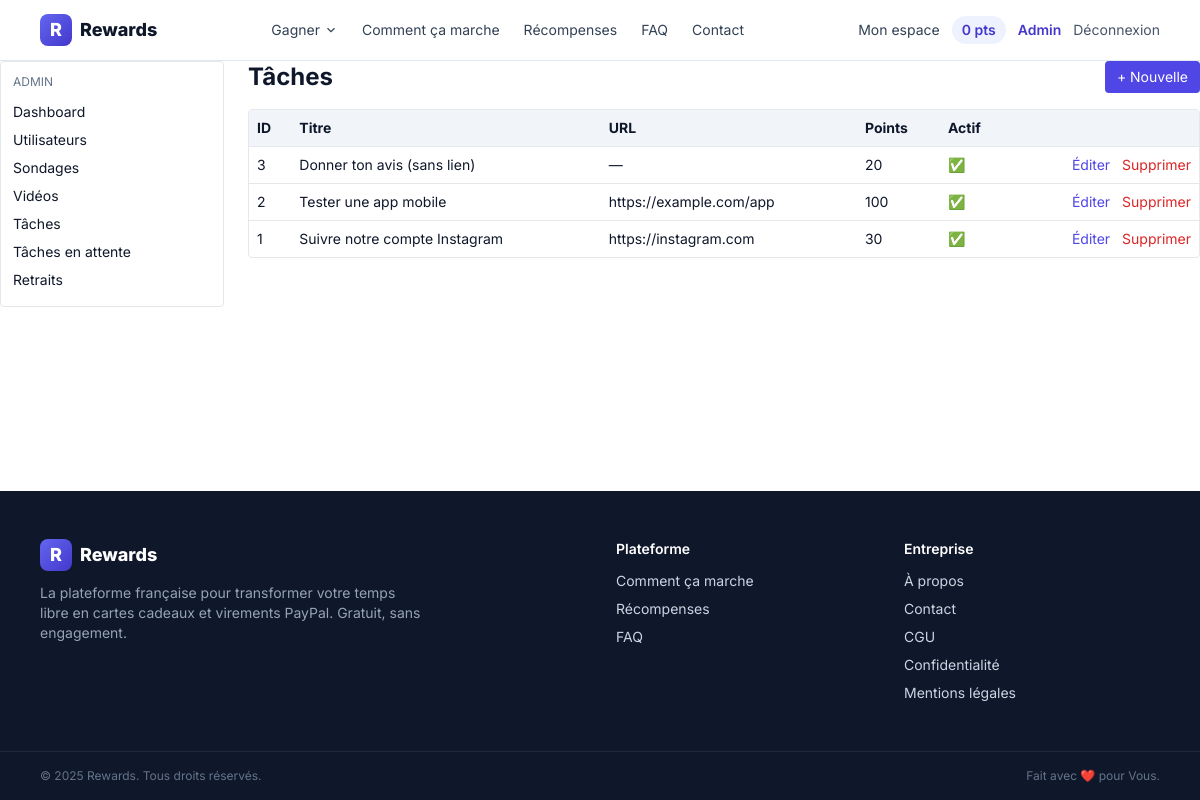
The app's page /admin/tasks (signed in) with its own data.
### models.py (models this page shows, shortened)
class User(UserMixin, db.Model):
    __tablename__ = "users"
    id = db.Column(db.Integer, primary_key=True)
    email = db.Column(db.String(255), unique=True, nullable=False, index=True)
    password_hash = db.Column(db.String(255), nullable=False)
    points_balance = db.Column(db.Integer, default=0, nullable=False)
    referral_code = db.Column(db.String(16), unique=True, default=_gen_referral_code, nullable=False)
    referred_by_id = db.Column(db.Integer, db.ForeignKey("users.id"), nullable=True)
    paypal_email = db.Column(db.String(255), nullable=True)
    is_admin = db.Column(db.Boolean, default=False, nullable=False)
    created_at = db.Column(db.DateTime, default=datetime.utcnow, nullable=False)
    transactions = db.relationship("PointTransaction", backref="user", lazy="dynamic")
    completions = db.relationship("Completion", backref="user", lazy="dynamic")
    withdrawals = db.relationship("Withdrawal", backref="user", lazy="dynamic")

class Task(db.Model):
    __tablename__ = "tasks"
    id = db.Column(db.Integer, primary_key=True)
    title = db.Column(db.String(255), nullable=False)
    description = db.Column(db.Text, nullable=False)
    action_url = db.Column(db.String(500), nullable=True)
    points_reward = db.Column(db.Integer, nullable=False, default=30)
    active = db.Column(db.Boolean, default=True, nullable=False)

### admin/routes.py (the view)
@admin_bp.route("/tasks")
@admin_required
def tasks_list():
    tasks = Task.query.order_by(Task.id.desc()).all()
    return render_template("admin/tasks_list.html", tasks=tasks)

### admin/routes.py (called while the page is built)
def admin_required(view):
    @wraps(view)
    @login_required
    def wrapper(*args, **kwargs):
        if not getattr(current_user, "is_admin", False):
            abort(403)
        return view(*args, **kwargs)
    return wrapper

### platforms/registry.py (called while the page is built)
def all_platforms(include_disabled: bool = False):
    return [p for p in PLATFORMS if include_disabled or p["enabled"]]

### templates/admin/tasks_list.html (shortened to what this page needs)
{% extends "admin/_layout.html" %}
{% block admin_content %}
<div class="flex items-center justify-between mb-4">
  <h1 class="text-2xl font-bold">Tâches</h1>
  <a class="bg-indigo-600 text-white px-3 py-1.5 rounded text-sm" href="{{ url_for('admin.task_form') }}">+ Nouvelle</a>
</div>
<div class="bg-white border rounded overflow-hidden">
  <table class="w-full text-sm">
    <thead class="bg-slate-100 text-left"><tr><th class="p-2">ID</th><th class="p-2">Titre</th><th class="p-2">URL</th><th class="p-2">Points</th><th class="p-2">Actif</th><th class="p-2"></th></tr></thead>
    <tbody>
      {% for t in tasks %}
      <tr class="border-t">
        <td class="p-2">{{ t.id }}</td><td class="p-2">{{ t.title }}</td>
        <td class="p-2 truncate max-w-[260px]">{{ t.action_url or "—" }}</td>
        <td class="p-2">{{ t.points_reward }}</td>
        <td class="p-2">{{ "✅" if t.active else "—" }}</td>
        <td class="p-2 text-right space-x-2">
          <a class="text-indigo-600 hover:underline" href="{{ url_for('admin.task_form', task_id=t.id) }}">Éditer</a>
          <form method="post" action="{{ url_for('admin.task_delete', task_id=t.id) }}" class="inline" onsubmit="return confirm('Supprimer ?')">
            <button class="text-red-600 hover:underline">Supprimer</button>
          </form>
        </td>
      </tr>
      {% endfor %}
    </tbody>
  </table>
</div>
{% endblock %}

### templates/base.html (shortened to what this page needs)
<!doctype html>
<html lang="fr">
<head>
  <script src="https://cdn.tailwindcss.com"></script>
</head>
<body class="bg-white text-slate-900 min-h-screen flex flex-col">
<header class="bg-white/90 backdrop-blur border-b border-slate-200 sticky top-0 z-40">
  <div class="max-w-6xl mx-auto px-4 py-3 flex items-center justify-between">
    <a href="{{ url_for('index') }}" class="flex items-center gap-2 font-extrabold text-lg">
      <span class="inline-flex w-8 h-8 rounded-lg bg-gradient-to-br from-brand-500 to-brand-700 text-white items-center justify-center">R</span>
      <span>Rewards</span>
    </a>
    <nav class="hidden md:flex items-center gap-6 text-sm">
      <div class="relative group">
        <button class="text-slate-700 hover:text-brand-700 inline-flex items-center gap-1 py-2">
          Gagner
          <svg width="14" height="14" viewBox="0 0 24 24" fill="none" stroke="currentColor" stroke-width="2"><path d="M6 9l6 6 6-6"/></svg>
        </button>
      </div>
      <a href="{{ url_for('pages.how_it_works') }}" class="text-slate-700 hover:text-brand-700">Comment ça marche</a>
      <a href="{{ url_for('pages.rewards') }}" class="text-slate-700 hover:text-brand-700">Récompenses</a>
      <a href="{{ url_for('pages.faq') }}" class="text-slate-700 hover:text-brand-700">FAQ</a>
      <a href="{{ url_for('pages.contact') }}" class="text-slate-700 hover:text-brand-700">Contact</a>
    </nav>
    <div class="hidden md:flex items-center gap-3 text-sm">
      {% if current_user.is_authenticated %}
        <a href="{{ url_for('dashboard.home') }}" class="text-slate-700 hover:text-brand-700">Mon espace</a>
        <a href="{{ url_for('dashboard.home') }}" class="px-2.5 py-1 rounded-full bg-brand-50 text-brand-700 font-semibold">{{ current_user.points_balance }} pts</a>
        {% if current_user.is_admin %}
          <a href="{{ url_for('admin.dashboard') }}" class="text-brand-700 font-semibold">Admin</a>
        {% endif %}
        <a href="{{ url_for('auth.logout') }}" class="text-slate-600 hover:text-brand-700">Déconnexion</a>
      {% else %}
        <a href="{{ url_for('auth.login') }}" class="text-slate-700 hover:text-brand-700">Connexion</a>
        <a href="{{ url_for('auth.signup') }}" class="bg-brand-600 text-white px-4 py-2 rounded-lg font-semibold hover:bg-brand-700 shadow-sm">Commencer gratuitement</a>
      {% endif %}
    </div>
  </div>
</header>
<main class="flex-1">
  {% block content %}{% endblock %}
</main>
{% include 'partials/footer.html' %}
</body>
</html>

### templates/base.html (style rules this page uses)
body { font-family: 'Inter', system-ui, sans-serif; }

### records on screen
User: points_balance "0"
Task: id "3", title "Donner ton avis (sans lien)", action_url "—", points_reward "20", active "✅"
Task: id "2", title "Tester une app mobile", action_url "https://example.com/app", points_reward "100", active "✅"
Task: id "1", title "Suivre notre compte Instagram", action_url "https://instagram.com", points_reward "30", active "✅"
